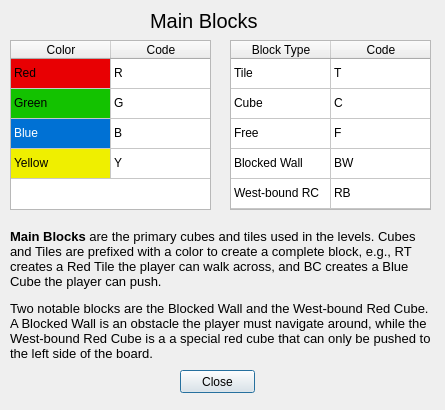
<?xml version="1.0" encoding="UTF-8"?>
<ui version="4.0">
 <class>legendDiagMain</class>
 <widget class="QDialog" name="legendDiagMain">
  <property name="geometry">
   <rect>
    <x>0</x>
    <y>0</y>
    <width>445</width>
    <height>410</height>
   </rect>
  </property>
  <property name="minimumSize">
   <size>
    <width>445</width>
    <height>410</height>
   </size>
  </property>
  <property name="windowTitle">
   <string notr="true">Main Blocks Legend - app-name</string>
  </property>
  <property name="windowIcon">
   <iconset resource="graphics.qrc">
    <normaloff>:/ui/images/Blocks.ico</normaloff>:/ui/images/Blocks.ico</iconset>
  </property>
  <property name="styleSheet">
   <string notr="true">QTableWidget {
	font-size: 9pt;
	font-family: &quot;Source Code Pro&quot;, &quot;Consolas&quot;;
}</string>
  </property>
  <widget class="QTableWidget" name="tableColors">
   <property name="geometry">
    <rect>
     <x>10</x>
     <y>40</y>
     <width>201</width>
     <height>170</height>
    </rect>
   </property>
   <property name="minimumSize">
    <size>
     <width>201</width>
     <height>170</height>
    </size>
   </property>
   <property name="verticalScrollBarPolicy">
    <enum>Qt::ScrollBarAlwaysOff</enum>
   </property>
   <property name="horizontalScrollBarPolicy">
    <enum>Qt::ScrollBarAlwaysOff</enum>
   </property>
   <property name="autoScroll">
    <bool>false</bool>
   </property>
   <property name="editTriggers">
    <set>QAbstractItemView::NoEditTriggers</set>
   </property>
   <property name="selectionMode">
    <enum>QAbstractItemView::NoSelection</enum>
   </property>
   <attribute name="verticalHeaderVisible">
    <bool>false</bool>
   </attribute>
   <row>
    <property name="text">
     <string notr="true"/>
    </property>
   </row>
   <row>
    <property name="text">
     <string notr="true"/>
    </property>
   </row>
   <row>
    <property name="text">
     <string notr="true"/>
    </property>
   </row>
   <row>
    <property name="text">
     <string notr="true"/>
    </property>
   </row>
   <column>
    <property name="text">
     <string notr="true">Color</string>
    </property>
   </column>
   <column>
    <property name="text">
     <string notr="true">Code</string>
    </property>
   </column>
   <item row="0" column="0">
    <property name="text">
     <string notr="true">Red</string>
    </property>
    <property name="toolTip">
     <string notr="true"/>
    </property>
    <property name="whatsThis">
     <string notr="true"/>
    </property>
    <property name="background">
     <brush brushstyle="SolidPattern">
      <color alpha="255">
       <red>232</red>
       <green>0</green>
       <blue>3</blue>
      </color>
     </brush>
    </property>
    <property name="foreground">
     <brush brushstyle="NoBrush">
      <color alpha="255">
       <red>255</red>
       <green>255</green>
       <blue>255</blue>
      </color>
     </brush>
    </property>
   </item>
   <item row="0" column="1">
    <property name="text">
     <string notr="true">R</string>
    </property>
   </item>
   <item row="1" column="0">
    <property name="text">
     <string notr="true">Green</string>
    </property>
    <property name="toolTip">
     <string notr="true"/>
    </property>
    <property name="whatsThis">
     <string notr="true"/>
    </property>
    <property name="background">
     <brush brushstyle="SolidPattern">
      <color alpha="255">
       <red>19</red>
       <green>194</green>
       <blue>0</blue>
      </color>
     </brush>
    </property>
   </item>
   <item row="1" column="1">
    <property name="text">
     <string notr="true">G</string>
    </property>
   </item>
   <item row="2" column="0">
    <property name="text">
     <string notr="true">Blue</string>
    </property>
    <property name="background">
     <brush brushstyle="SolidPattern">
      <color alpha="255">
       <red>0</red>
       <green>113</green>
       <blue>212</blue>
      </color>
     </brush>
    </property>
    <property name="foreground">
     <brush brushstyle="SolidPattern">
      <color alpha="255">
       <red>255</red>
       <green>255</green>
       <blue>255</blue>
      </color>
     </brush>
    </property>
   </item>
   <item row="2" column="1">
    <property name="text">
     <string notr="true">B</string>
    </property>
   </item>
   <item row="3" column="0">
    <property name="text">
     <string notr="true">Yellow</string>
    </property>
    <property name="background">
     <brush brushstyle="SolidPattern">
      <color alpha="255">
       <red>239</red>
       <green>239</green>
       <blue>0</blue>
      </color>
     </brush>
    </property>
   </item>
   <item row="3" column="1">
    <property name="text">
     <string notr="true">Y</string>
    </property>
   </item>
  </widget>
  <widget class="QTableWidget" name="tableCodes">
   <property name="geometry">
    <rect>
     <x>230</x>
     <y>40</y>
     <width>201</width>
     <height>170</height>
    </rect>
   </property>
   <property name="minimumSize">
    <size>
     <width>201</width>
     <height>170</height>
    </size>
   </property>
   <property name="verticalScrollBarPolicy">
    <enum>Qt::ScrollBarAlwaysOff</enum>
   </property>
   <property name="horizontalScrollBarPolicy">
    <enum>Qt::ScrollBarAlwaysOff</enum>
   </property>
   <property name="autoScroll">
    <bool>false</bool>
   </property>
   <property name="editTriggers">
    <set>QAbstractItemView::NoEditTriggers</set>
   </property>
   <property name="selectionMode">
    <enum>QAbstractItemView::NoSelection</enum>
   </property>
   <attribute name="verticalHeaderVisible">
    <bool>false</bool>
   </attribute>
   <row>
    <property name="text">
     <string notr="true"/>
    </property>
   </row>
   <row>
    <property name="text">
     <string notr="true"/>
    </property>
   </row>
   <row>
    <property name="text">
     <string notr="true"/>
    </property>
   </row>
   <row>
    <property name="text">
     <string notr="true"/>
    </property>
   </row>
   <row>
    <property name="text">
     <string notr="true"/>
    </property>
   </row>
   <column>
    <property name="text">
     <string notr="true">Block Type</string>
    </property>
   </column>
   <column>
    <property name="text">
     <string notr="true">Code</string>
    </property>
   </column>
   <item row="0" column="0">
    <property name="text">
     <string notr="true">Tile</string>
    </property>
   </item>
   <item row="0" column="1">
    <property name="text">
     <string notr="true">T</string>
    </property>
   </item>
   <item row="1" column="0">
    <property name="text">
     <string notr="true">Cube</string>
    </property>
   </item>
   <item row="1" column="1">
    <property name="text">
     <string notr="true">C</string>
    </property>
   </item>
   <item row="2" column="0">
    <property name="text">
     <string notr="true">Free</string>
    </property>
   </item>
   <item row="2" column="1">
    <property name="text">
     <string notr="true">F</string>
    </property>
   </item>
   <item row="3" column="0">
    <property name="text">
     <string notr="true">Blocked Wall</string>
    </property>
   </item>
   <item row="3" column="1">
    <property name="text">
     <string notr="true">BW</string>
    </property>
   </item>
   <item row="4" column="0">
    <property name="text">
     <string notr="true">West-bound RC</string>
    </property>
   </item>
   <item row="4" column="1">
    <property name="text">
     <string notr="true">RB</string>
    </property>
   </item>
  </widget>
  <widget class="QLabel" name="lbDesc">
   <property name="geometry">
    <rect>
     <x>10</x>
     <y>220</y>
     <width>421</width>
     <height>151</height>
    </rect>
   </property>
   <property name="minimumSize">
    <size>
     <width>0</width>
     <height>0</height>
    </size>
   </property>
   <property name="styleSheet">
    <string notr="true">font-size: 10pt;
qproperty-alignment: AlignTop;</string>
   </property>
   <property name="text">
    <string notr="true">&lt;p&gt;&lt;span style=&quot; font-weight: 700;&quot;&gt;Main Blocks&lt;/span&gt; are the primary cubes and tiles used in the levels. Cubes and Tiles are prefixed with a color to create a complete block, e.g., RT creates a Red Tile the player can walk across, and  BC creates a Blue Cube the player can push.&lt;/p&gt; &lt;p&gt;Two notable blocks are the Blocked Wall and the West-bound Red Cube. A Blocked Wall is an obstacle the player must navigate around, while the West-bound Red Cube is a a special red cube that can only be pushed to the left side of the board.&lt;/p&gt;</string>
   </property>
   <property name="wordWrap">
    <bool>true</bool>
   </property>
  </widget>
  <widget class="QLabel" name="lbHeader">
   <property name="geometry">
    <rect>
     <x>150</x>
     <y>10</y>
     <width>131</width>
     <height>21</height>
    </rect>
   </property>
   <property name="styleSheet">
    <string notr="true">font-size: 15pt;
qproperty-alignment: AlignCenter;</string>
   </property>
   <property name="text">
    <string notr="true">Main Blocks</string>
   </property>
  </widget>
  <widget class="QPushButton" name="btnClose">
   <property name="geometry">
    <rect>
     <x>180</x>
     <y>370</y>
     <width>75</width>
     <height>23</height>
    </rect>
   </property>
   <property name="text">
    <string notr="true">Close</string>
   </property>
  </widget>
 </widget>
 <resources>
  <include location="graphics.qrc"/>
 </resources>
 <connections>
  <connection>
   <sender>btnClose</sender>
   <signal>clicked()</signal>
   <receiver>legendDiagMain</receiver>
   <slot>close()</slot>
   <hints>
    <hint type="sourcelabel">
     <x>217</x>
     <y>381</y>
    </hint>
    <hint type="destinationlabel">
     <x>222</x>
     <y>204</y>
    </hint>
   </hints>
  </connection>
 </connections>
</ui>
